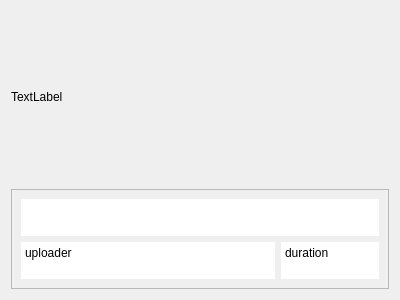
<?xml version="1.0" encoding="UTF-8"?>
<ui version="4.0">
 <class>SearchResult</class>
 <widget class="QWidget" name="SearchResult">
  <property name="geometry">
   <rect>
    <x>0</x>
    <y>0</y>
    <width>400</width>
    <height>300</height>
   </rect>
  </property>
  <property name="windowTitle">
   <string>Form</string>
  </property>
  <layout class="QGridLayout" name="gridLayout">
   <item row="0" column="0">
    <widget class="QLabel" name="ThumbnailLabel">
     <property name="text">
      <string>TextLabel</string>
     </property>
    </widget>
   </item>
   <item row="1" column="0">
    <widget class="QFrame" name="frame">
     <property name="maximumSize">
      <size>
       <width>16777215</width>
       <height>100</height>
      </size>
     </property>
     <property name="frameShape">
      <enum>QFrame::Shape::StyledPanel</enum>
     </property>
     <property name="frameShadow">
      <enum>QFrame::Shadow::Raised</enum>
     </property>
     <layout class="QGridLayout" name="gridLayout_2">
      <item row="0" column="0" colspan="2">
       <widget class="QTextEdit" name="TitleText">
        <property name="frameShape">
         <enum>QFrame::Shape::NoFrame</enum>
        </property>
        <property name="readOnly">
         <bool>true</bool>
        </property>
        <property name="markdown">
         <string>title

</string>
        </property>
       </widget>
      </item>
      <item row="1" column="0">
       <widget class="QTextEdit" name="UploaderText">
        <property name="frameShape">
         <enum>QFrame::Shape::NoFrame</enum>
        </property>
        <property name="readOnly">
         <bool>true</bool>
        </property>
        <property name="html">
         <string>&lt;!DOCTYPE HTML PUBLIC &quot;-//W3C//DTD HTML 4.0//EN&quot; &quot;http://www.w3.org/TR/REC-html40/strict.dtd&quot;&gt;
&lt;html&gt;&lt;head&gt;&lt;meta name=&quot;qrichtext&quot; content=&quot;1&quot; /&gt;&lt;meta charset=&quot;utf-8&quot; /&gt;&lt;style type=&quot;text/css&quot;&gt;
p, li { white-space: pre-wrap; }
hr { height: 1px; border-width: 0; }
li.unchecked::marker { content: &quot;\2610&quot;; }
li.checked::marker { content: &quot;\2612&quot;; }
&lt;/style&gt;&lt;/head&gt;&lt;body style=&quot; font-family:'Segoe UI'; font-size:9pt; font-weight:400; font-style:normal;&quot;&gt;
&lt;p style=&quot; margin-top:0px; margin-bottom:0px; margin-left:0px; margin-right:0px; -qt-block-indent:0; text-indent:0px;&quot;&gt;uploader&lt;/p&gt;&lt;/body&gt;&lt;/html&gt;</string>
        </property>
       </widget>
      </item>
      <item row="1" column="1">
       <widget class="QTextEdit" name="DurationText">
        <property name="maximumSize">
         <size>
          <width>100</width>
          <height>50</height>
         </size>
        </property>
        <property name="frameShape">
         <enum>QFrame::Shape::NoFrame</enum>
        </property>
        <property name="readOnly">
         <bool>true</bool>
        </property>
        <property name="html">
         <string>&lt;!DOCTYPE HTML PUBLIC &quot;-//W3C//DTD HTML 4.0//EN&quot; &quot;http://www.w3.org/TR/REC-html40/strict.dtd&quot;&gt;
&lt;html&gt;&lt;head&gt;&lt;meta name=&quot;qrichtext&quot; content=&quot;1&quot; /&gt;&lt;meta charset=&quot;utf-8&quot; /&gt;&lt;style type=&quot;text/css&quot;&gt;
p, li { white-space: pre-wrap; }
hr { height: 1px; border-width: 0; }
li.unchecked::marker { content: &quot;\2610&quot;; }
li.checked::marker { content: &quot;\2612&quot;; }
&lt;/style&gt;&lt;/head&gt;&lt;body style=&quot; font-family:'Segoe UI'; font-size:9pt; font-weight:400; font-style:normal;&quot;&gt;
&lt;p style=&quot; margin-top:0px; margin-bottom:0px; margin-left:0px; margin-right:0px; -qt-block-indent:0; text-indent:0px;&quot;&gt;duration&lt;/p&gt;&lt;/body&gt;&lt;/html&gt;</string>
        </property>
       </widget>
      </item>
     </layout>
    </widget>
   </item>
  </layout>
 </widget>
 <resources/>
 <connections/>
</ui>
